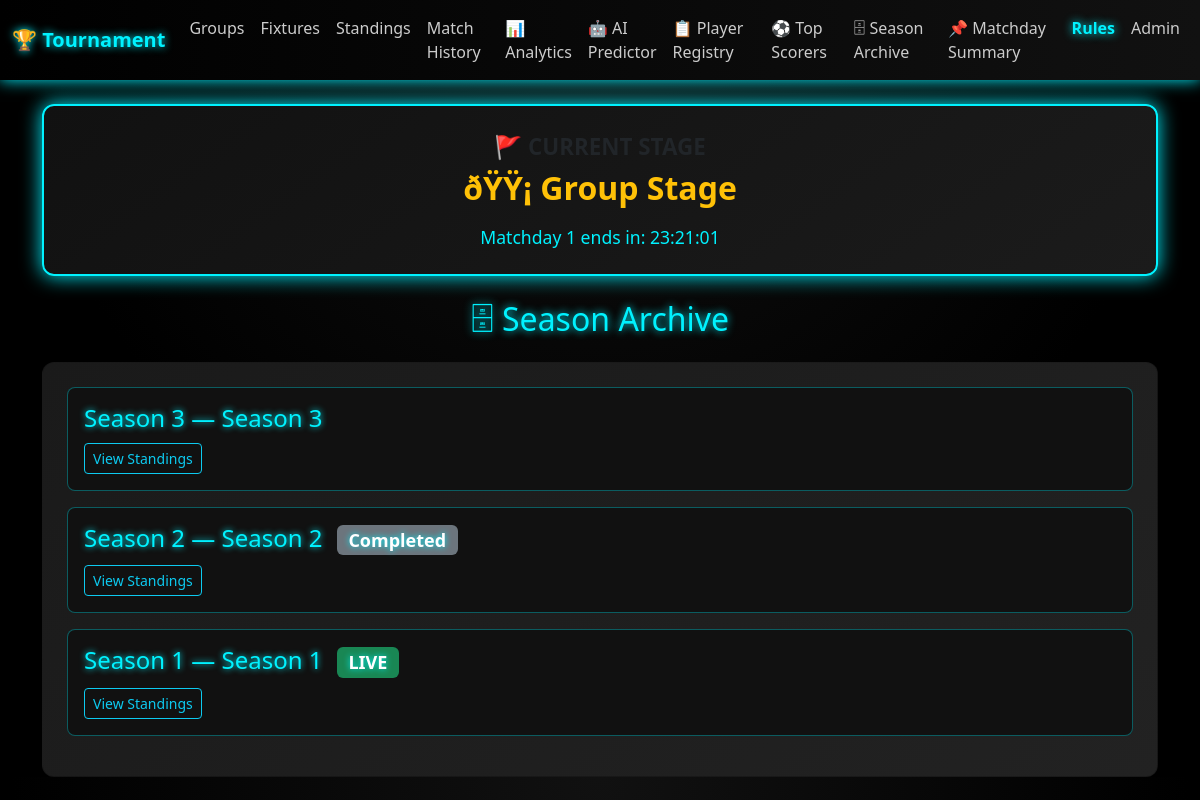
Screenshot of /seasons with the database file from the repository.
### app/models.py (models this page shows, shortened)
class Season(db.Model):
    id = db.Column(db.Integer, primary_key=True)
    name = db.Column(db.String(100), nullable=False)
    season_number = db.Column(db.Integer, nullable=False, unique=True)
    is_active = db.Column(db.Boolean, default=False, nullable=False)
    is_completed = db.Column(db.Boolean, default=False, nullable=False)
    num_groups = db.Column(db.Integer, nullable=True)
    qualifiers_per_group = db.Column(db.Integer, default=3)
    wildcard_slots = db.Column(db.Integer, default=1)
    created_at = db.Column(db.DateTime, default=datetime.utcnow)
    started_at = db.Column(db.DateTime, nullable=True)
    completed_at = db.Column(db.DateTime, nullable=True)
    groups = db.relationship("Group", backref="season", lazy=True)
    matches = db.relationship("Match", backref="season", lazy=True)
    assignments = db.relationship("SeasonAssignment", backref="season", lazy=True)

### app/routes.py (the view)
@main.route("/seasons")
def season_archive():
    seasons = Season.query.order_by(Season.season_number.desc()).all()
    return render_template("season_archive.html", seasons=seasons)

### app/models.py (called while the page is built)
def get_active_season():
    return Season.query.filter_by(is_active=True).first()

### app/routes.py (called while the page is built)
def stage_exists(stage_name, season_id=None):
    season = get_active_season()
    season_id = season_id or (season.id if season else None)
    if not season_id:
        return False
    return Match.query.filter_by(stage=stage_name, season_id=season_id).count() > 0

def stage_complete(stage_name, season_id=None):
    season = get_active_season()
    season_id = season_id or (season.id if season else None)
    if not season_id:
        return False
    matches = Match.query.filter_by(stage=stage_name, season_id=season_id).all()
    if not matches:
        return False
    return all(m.is_completed for m in matches)

### app/services/season_manager.py (called while the page is built)
def now_lagos():
    return datetime.now(LAGOS).replace(tzinfo=None)

### app/templates/season_archive.html
{% extends "base.html" %}
{% block content %}
<h2 class="text-center mb-4" style="color:#00f2ff; text-shadow:0 0 8px #00f2ff;">
    🗄 Season Archive
</h2>
<div class="card p-4">
    {% if seasons %}
        {% for s in seasons %}
        <div class="mb-3 p-3" style="border:1px solid #00f2ff55; border-radius:8px; background:#111;">
            <h4 style="margin-bottom:10px;">
                Season {{ s.season_number }} — {{ s.name }}
                {% if s.is_active %}
                    <span class="badge bg-success ms-2">LIVE</span>
                {% endif %}
                {% if s.is_completed %}
                    <span class="badge bg-secondary ms-2">Completed</span>
                {% endif %}
            </h4>
            <a href="{{ url_for('main.standings', season_id=s.id) }}" class="btn btn-outline-info btn-sm">
                View Standings
            </a>
        </div>
        {% endfor %}
    {% else %}
        <div class="text-center">No seasons created yet.</div>
    {% endif %}
</div>
{% endblock %}

### app/templates/base.html (style rules this page uses)
body { background: radial-gradient(circle at top, #111 0%, #000 60%); color: white; font-family: 'Segoe UI', sans-serif; }
.card { background: linear-gradient(145deg, #1a1a1a, #222); border-radius: 12px; }
h2, h4, h5 { color: #00f2ff; text-shadow: 0 0 6px #00f2ff; }

### rows the page displays
Season: season_number "3", name "Season 3"
Season: season_number "2", name "Season 2", is_completed "Completed"
Season: season_number "1", name "Season 1", is_active "LIVE"

### other values shown
{{ current_stage }} "ðŸŸ¡ Group Stage"
{{ countdown_label }} "Matchday 1 ends in"
